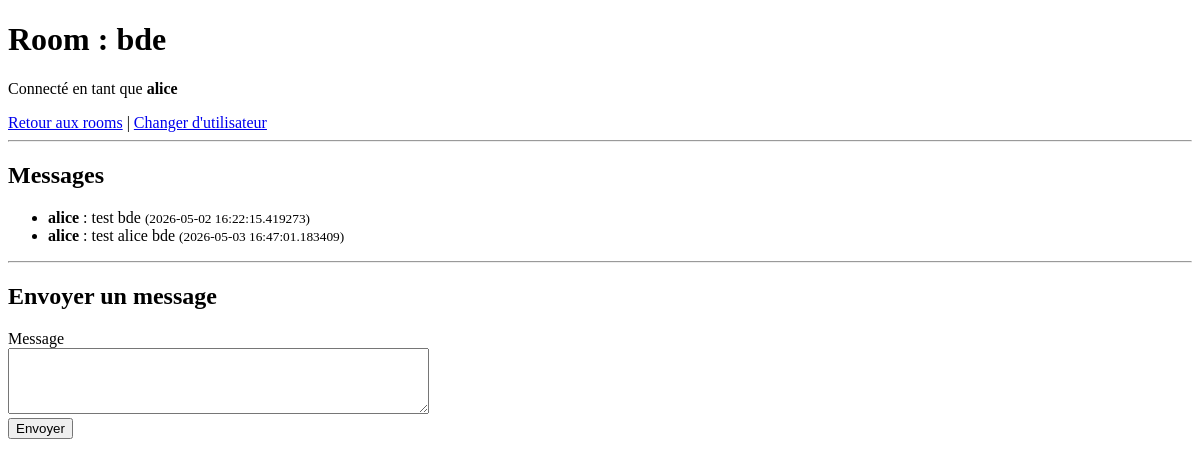
Before: /1/room/1/ with the older database file.
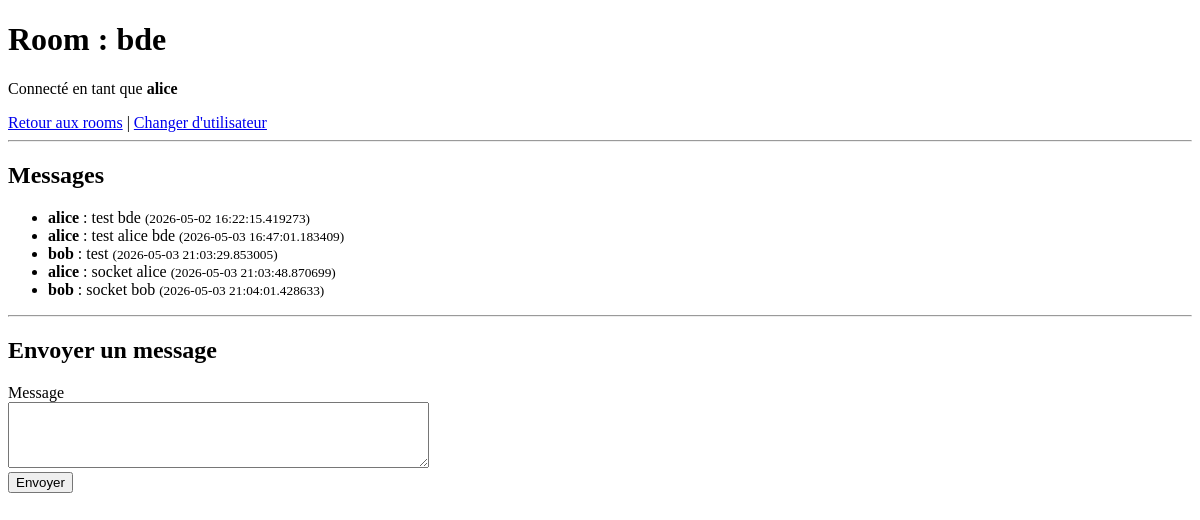
After: the same page with the newer database file.
### backend/models.py (models this page shows)
class User(SQLModel, table=True):
    id: int | None = Field(default=None, primary_key=True)
    name: str
    is_active: bool = True

class Message(SQLModel, table=True):
    id: int | None = Field(default=None, primary_key=True)
    user_id: int = Field(foreign_key="user.id")
    room_id: int = Field(foreign_key="room.id")
    content: str
    created_at: datetime = Field(default_factory=datetime.utcnow)

### backend/main.py (the view)
@app.get("/{user_id}/room/{room_id}/", response_class=HTMLResponse)
def room_page(request: Request, user_id: int, room_id: int, session: Session = Depends(get_session)):
    user = session.get(models.User, user_id)
    room = session.get(models.Room, room_id)
    messages = session.exec(select(models.Message).where(models.Message.room_id == room_id)).all()
    users = session.exec(select(models.User)).all()
    user_by_id = {user.id: user for user in users}
    return templates.TemplateResponse(
        request=request,
        name="room.html",
        context={
            "user": user,
            "room": room,
            "messages": messages,
            "user_by_id": user_by_id,
        }
    )

### backend/templates/room.html (shortened to what this page needs)
<!DOCTYPE html>
<html lang="fr">
<head>
</head>
<body>
    <header>
        <h1>Room : {{ room.name }}</h1>
        <p>Connecté en tant que <strong>{{ user.name }}</strong></p>
        <nav>
            <a href="/rooms?user_id={{ user.id }}">Retour aux rooms</a>
            |
            <a href="/">Changer d'utilisateur</a>
        </nav>
    </header>
    <hr>
    <main>
        <section>
            <h2>Messages</h2>
            {% if messages %}
                <ul id="messages">
                    {% for message in messages %}
                        <li>
                            <strong>
                                {% if message.user_id in user_by_id %}
                                    {{ user_by_id[message.user_id].name }}
                                {% else %}
                                    Utilisateur inconnu
                                {% endif %}
                            </strong>
                            :
                            {{ message.content }}
                            {% if message.created_at %}
                                <small>({{ message.created_at }})</small>
                            {% endif %}
                        </li>
                    {% endfor %}
                </ul>
            {% else %}
                <p>Aucun message pour l'instant.</p>
            {% endif %}
        </section>
        <hr>
        <section>
            <h2>Envoyer un message</h2>
            <form id="message-form">
                <label for="content">Message</label>
                <br>
                <textarea
                    id="content"
                    name="content"
                    rows="4"
                    cols="50"
                    required
                ></textarea>
                <br>
                <button type="submit">Envoyer</button>
            </form>
        </section>
    </main>
</body>
</html>

Changed rows visible on the page:
added Message: content "test", created_at "2026-05-03 21:03:29.853005"
now on this page (row unchanged): User: name "bob"
added Message: {{ user_by_id[message.user_id].name }} "alice", content "socket alice", created_at "2026-05-03 21:03:48.870699"
added Message: content "socket bob", created_at "2026-05-03 21:04:01.428633"
